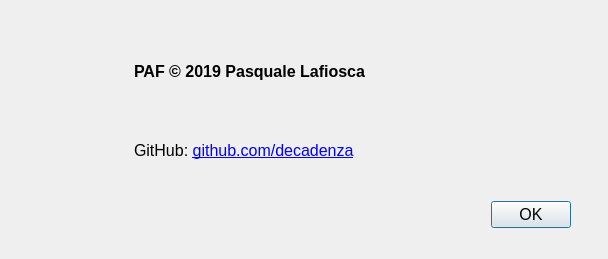
<?xml version="1.0" encoding="UTF-8"?>
<ui version="4.0">
 <class>Form</class>
 <widget class="QWidget" name="Form">
  <property name="geometry">
   <rect>
    <x>0</x>
    <y>0</y>
    <width>608</width>
    <height>259</height>
   </rect>
  </property>
  <property name="sizePolicy">
   <sizepolicy hsizetype="Fixed" vsizetype="Fixed">
    <horstretch>0</horstretch>
    <verstretch>0</verstretch>
   </sizepolicy>
  </property>
  <property name="windowTitle">
   <string>About</string>
  </property>
  <property name="windowIcon">
   <iconset resource="resources.qrc">
    <normaloff>:/media/media/icon.png</normaloff>:/media/media/icon.png</iconset>
  </property>
  <widget class="QLabel" name="label">
   <property name="geometry">
    <rect>
     <x>134</x>
     <y>40</y>
     <width>431</width>
     <height>62</height>
    </rect>
   </property>
   <property name="font">
    <font>
     <pointsize>12</pointsize>
     <weight>75</weight>
     <bold>true</bold>
    </font>
   </property>
   <property name="text">
    <string>PAF © 2019 Pasquale Lafiosca</string>
   </property>
  </widget>
  <widget class="QLabel" name="label_2">
   <property name="geometry">
    <rect>
     <x>134</x>
     <y>120</y>
     <width>421</width>
     <height>61</height>
    </rect>
   </property>
   <property name="font">
    <font>
     <pointsize>12</pointsize>
     <weight>50</weight>
     <bold>false</bold>
    </font>
   </property>
   <property name="text">
    <string>&lt;html&gt;&lt;head/&gt;&lt;body&gt;&lt;p&gt;GitHub: &lt;a href=&quot;https://github.com/decadenza&quot;&gt;&lt;span style=&quot; text-decoration: underline; color:#0000ff;&quot;&gt;github.com/decadenza&lt;/span&gt;&lt;/a&gt;</string>
   </property>
  </widget>
  <widget class="QLabel" name="label_3">
   <property name="geometry">
    <rect>
     <x>20</x>
     <y>30</y>
     <width>98</width>
     <height>91</height>
    </rect>
   </property>
   <property name="sizePolicy">
    <sizepolicy hsizetype="Ignored" vsizetype="Ignored">
     <horstretch>0</horstretch>
     <verstretch>0</verstretch>
    </sizepolicy>
   </property>
   <property name="locale">
    <locale language="Italian" country="Italy"/>
   </property>
   <property name="text">
    <string>&lt;html&gt;&lt;head/&gt;&lt;body&gt;&lt;p&gt;&lt;img  width=&quot;48&quot; src=&quot;:/media/media/icon.png&quot;/&gt;&lt;/p&gt;&lt;/body&gt;&lt;/html&gt;</string>
   </property>
   <property name="scaledContents">
    <bool>true</bool>
   </property>
   <property name="alignment">
    <set>Qt::AlignCenter</set>
   </property>
  </widget>
  <widget class="QDialogButtonBox" name="buttonOk">
   <property name="geometry">
    <rect>
     <x>30</x>
     <y>200</y>
     <width>541</width>
     <height>30</height>
    </rect>
   </property>
   <property name="sizePolicy">
    <sizepolicy hsizetype="Expanding" vsizetype="Fixed">
     <horstretch>0</horstretch>
     <verstretch>0</verstretch>
    </sizepolicy>
   </property>
   <property name="font">
    <font>
     <pointsize>12</pointsize>
    </font>
   </property>
   <property name="locale">
    <locale language="Italian" country="Italy"/>
   </property>
   <property name="orientation">
    <enum>Qt::Horizontal</enum>
   </property>
   <property name="standardButtons">
    <set>QDialogButtonBox::Ok</set>
   </property>
  </widget>
 </widget>
 <resources>
  <include location="resources.qrc"/>
 </resources>
 <connections/>
</ui>
